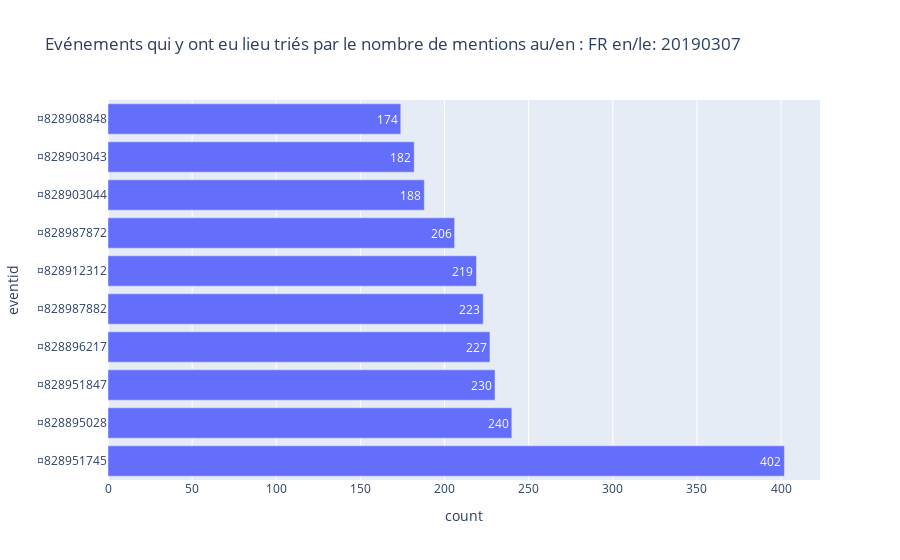

Write notebook code for a chart like this one.
### Code cell
country= "FR"
date = '20190307'
a = requete2(country, year= date[:4], monthyear= date[:6], date= date)
plot_bar_chart_plotly(a, country, date)

### Figure 1 — Plotly figure (JSON) as saved in the notebook; plotly's stock layout.template omitted (floating-point values rounded to 4 significant figures)
{"data": [{"alignmentgroup": "True", "hoverlabel": {"namelength": 0}, "hovertemplate": "count=%{text}<br>eventid=%{y}", "legendgroup": "", "marker": {"color": "#636efa"}, "name": "", "offsetgroup": "", "orientation": "h", "showlegend": false, "text": [402, 240, 230, 227, 223, 219, 206, 188, 182, 174], "textposition": "auto", "type": "bar", "x": [402, 240, 230, 227, 223, 219, 206, 188, 182, 174], "xaxis": "x", "y": ["¤828951745", "¤828895028", "¤828951847", "¤828896217", "¤828987882", "¤828912312", "¤828987872", "¤828903044", "¤828903043", "¤828908848"], "yaxis": "y"}], "layout": {"autosize": true, "barmode": "relative", "legend": {"tracegroupgap": 0}, "title": {"text": "Evénements qui y ont eu lieu triés par le nombre de mentions au/en : FR en/le: 20190307"}, "xaxis": {"anchor": "y", "autorange": true, "domain": [0, 1], "range": [0, 423.2], "title": {"text": "count"}, "type": "linear"}, "yaxis": {"anchor": "x", "autorange": true, "domain": [0, 1], "range": [-0.5, 9.5], "title": {"text": "eventid"}, "type": "category"}}}
